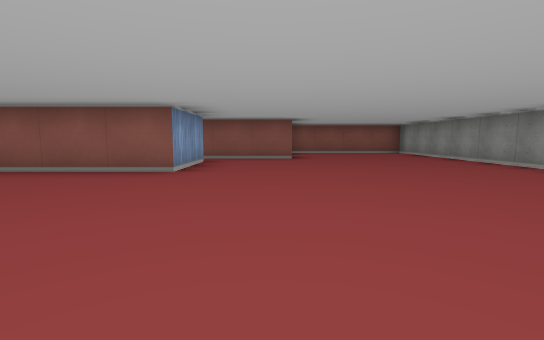
view 1 (above)

24 first-person views from a walk through a cub3D maze. The camera is about half as high as the walls, tilts 6° down and sees 85° across. The floor is counted in squares. Each view is taken from the middle of a square. On the plan, view 1 faces up. The plan holds only what a view shows up to about 9 squares ahead; the rest is blank. The place goes on beyond the plan.

view 2
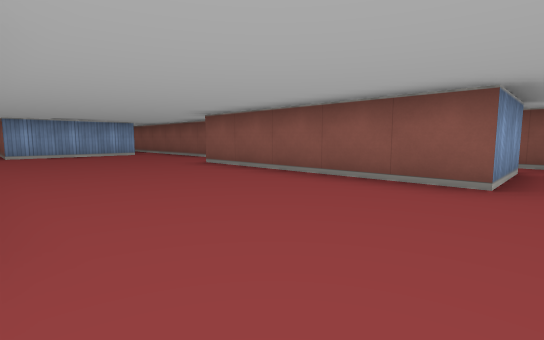

view 3
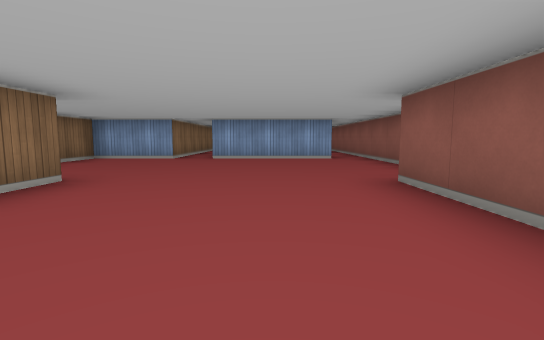

view 4
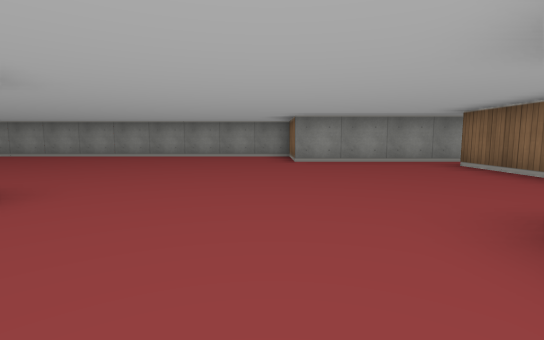

view 5
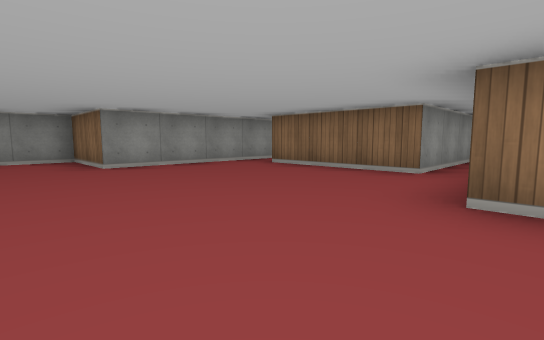

view 6
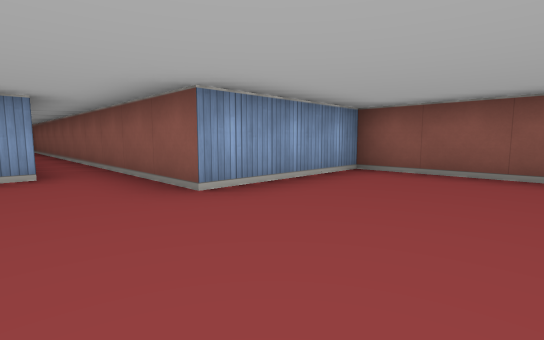

view 7
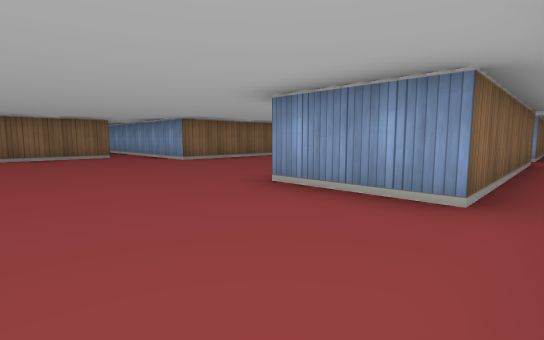

view 8
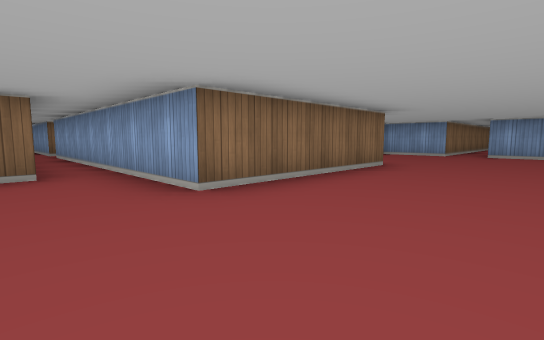

view 9
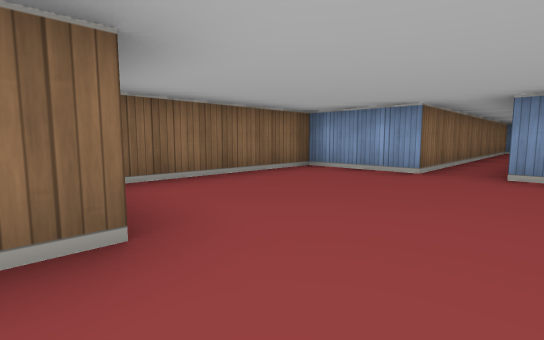

view 10
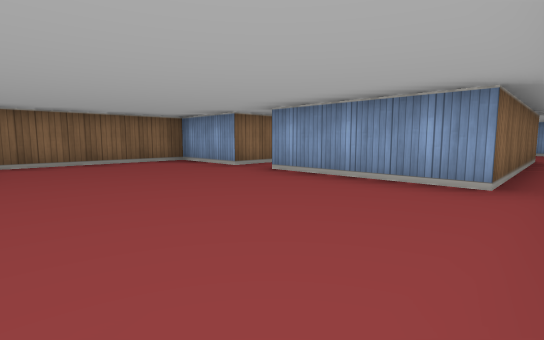

view 11
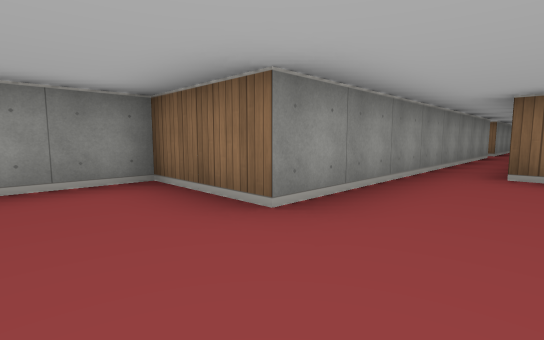

view 12
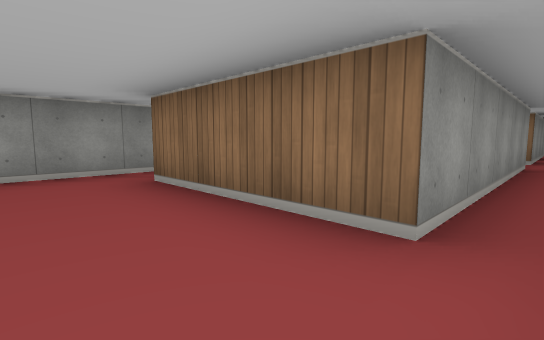

view 13
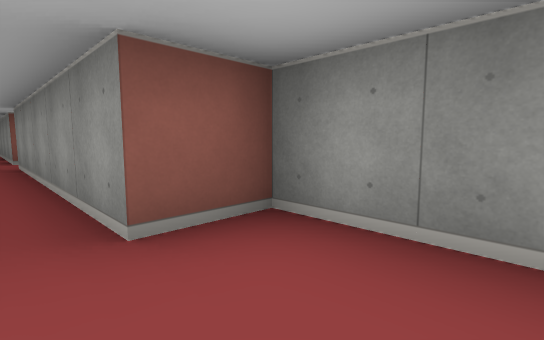

view 14
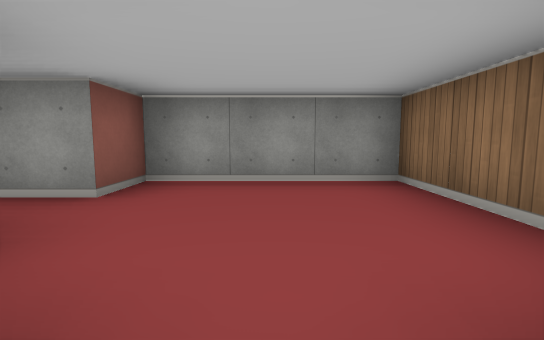

view 15
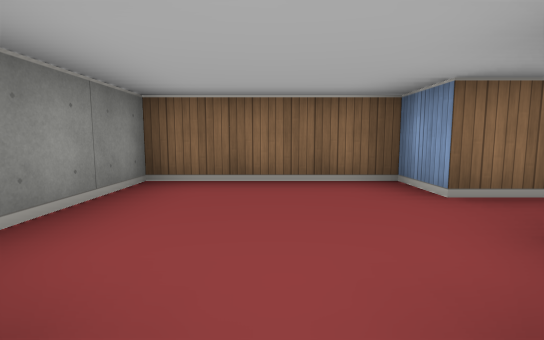

view 16
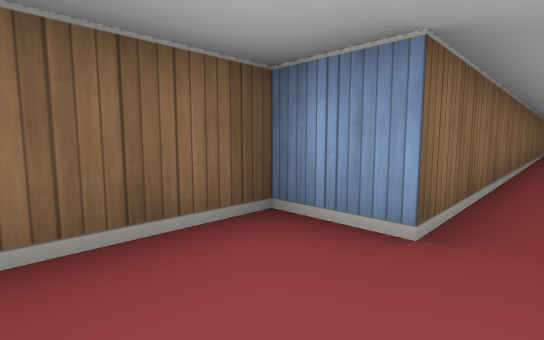

view 17
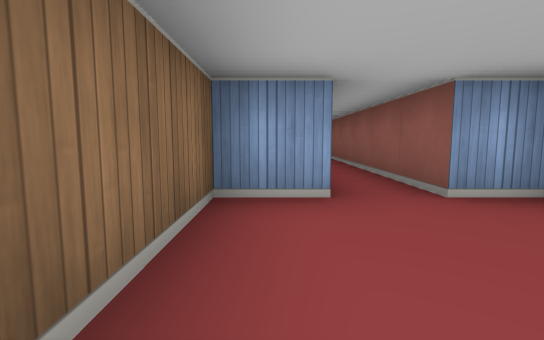

view 18
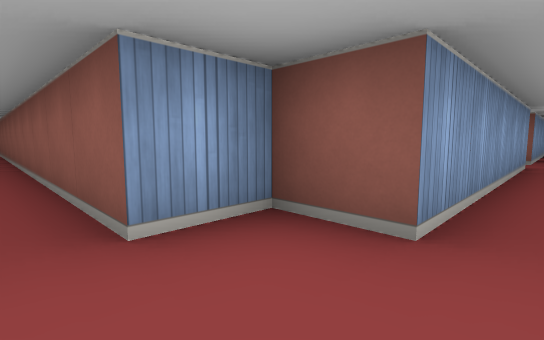

view 19
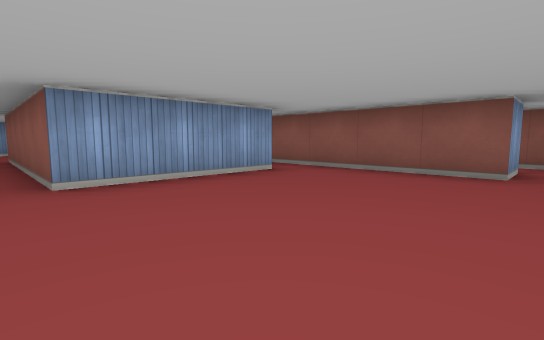

view 20
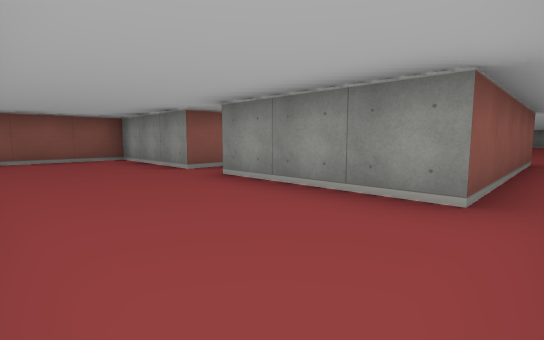

view 21
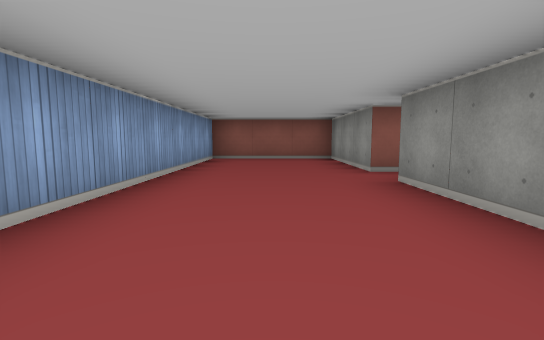

view 22
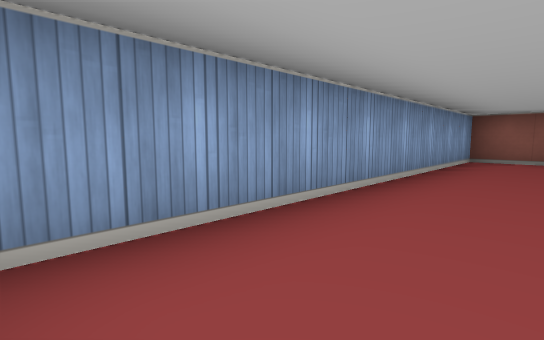

view 23
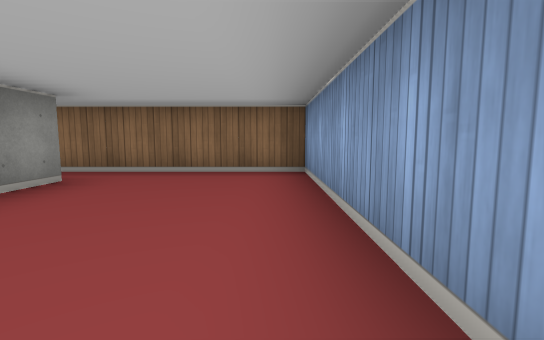

view 24
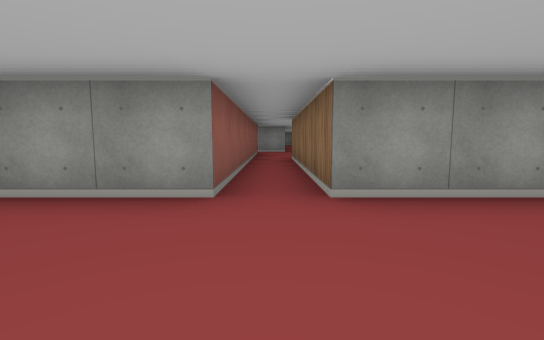

### Floor plan
Ten units are one square. View 1 is at (0, 0); x grows to the right and y downward. Boxes are objects, and circles mark ways between rooms. Rooms are numbered by the first view taken in them; rooms with no view inside come last. Other rooms are left out.
<svg viewBox="-190 -110 240 270">
<path fill="none" stroke="#000" d="M-65 -65 -15 -65 -15 -45 -65 -45M-15 15 15 15M-66 -5 -25 -5 -25 15M25 15 25 -15 45 -15 45 -99M29 -105 5 -105 5 -75 -84 -75M-100 -65 -75 -65 -75 -55 -105 -55M-105 -45 -105 -15M-105 -5 -105 15 -71 15M-130 145 -35 145 -35 155 -5 155 -5 125 -15 125 -15 75M-25 75 -25 125 -35 125 -35 135 -134 135M-105 -55 -155 -55 -155 -85 -185 -85 -185 -5 -105 -5M-105 -15 -155 -15 -155 -45 -105 -45"/>
<circle cx="-110" cy="-10" r="3" fill="#2a7"/>
<circle cx="-110" cy="-50" r="3" fill="#2a7"/>
<text x="-20" y="-40">1</text>
<text x="-70" y="140">2</text>
<text x="-160" y="-40">3</text>
</svg>
Room 1 opens to room 3.

Where each view was taken, in squares from view 1:
view 1: 0 up, 0 right, facing up
view 2: 1 up, 1 left, facing up-left
view 3: 3 up, 3 left, facing left
view 4: 2 up, 4 left, facing right
view 5: 3 up, 3 left, facing down-right
view 6: 6 up, 3 right, facing up-left
view 7: 7 up, 1 right, facing down-left
view 8: 3 up, 1 left, facing down-left
view 9: 2 up, 6 left, facing down-left
view 10: 5 up, 7 left, facing down-left
view 11: 3 up, 1 right, facing down-right
view 12: 0 up, 2 left, facing down-right
view 13: 14 down, 2 left, facing up-right
view 14: 14 down, 4 left, facing right
view 15: 12 down, 2 left, facing down
view 16: 14 down, 2 left, facing down-left
view 17: 15 down, 1 left, facing left
view 18: 14 down, 2 left, facing up-left
view 19: 1 up, 7 left, facing up-left
view 20: 1 up, 18 left, facing up-right
view 21: 1 up, 17 left, facing up
view 22: 1 up, 17 left, facing up-left
view 23: 5 up, 18 left, facing down
view 24: 5 up, 18 left, facing right
